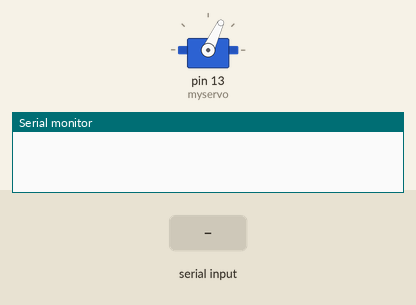
This sketch was run on a simulated Arduino Uno, built with avr-gcc and run on an emulated ATmega328P. Parts: servo, the last lines printed to the serial monitor. The inputs (shaded band) are chosen by the test bench.

Above: at 1.2 s.
1.3 s: "c90\n" received over Serial
At 1.45 s:
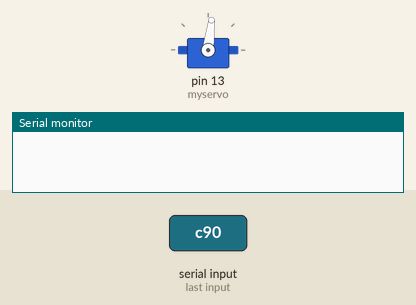
3.1 s: "v90\n" received over Serial
At 4.9 s:
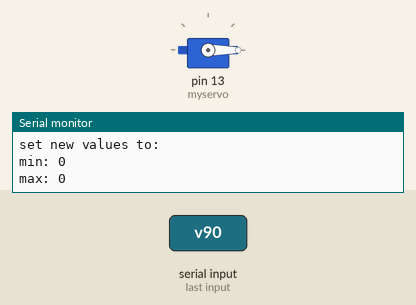
5.6 s: "v,45\n" received over Serial
At 7.3 s:
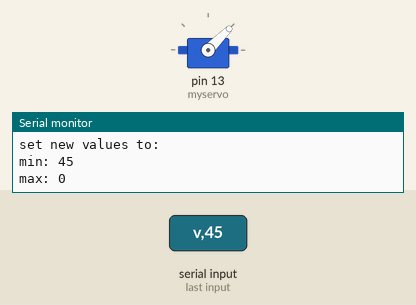
Timing chart, 0 to 8.8 s (numbered marks = the images above; inputs shaded):
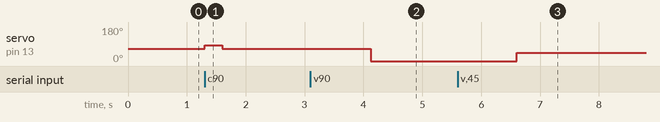

Measured:
- after the input at 1.3 s, servo on pin 13 (myservo): 65° → 83° at once, → 65° 0.30 s later
- after the input at 3.1 s, servo on pin 13 (myservo): 65° → 0° after 1.0 s
- after the input at 5.6 s, servo on pin 13 (myservo): 0° → 45° after 1.0 s

The sketch:

buttonPresser.ino
```cpp
#include <Servo.h>

Servo myservo;  // create servo object to control a servo

// range in which servo moves
int sMin = 65;
int sMax = 83;

void setup()
{
  myservo.attach(13);
  myservo.write(sMin);
  Serial.begin(9600);
}

void doSwitch() {
  myservo.write(sMax);
  delay(300);
  myservo.write(sMin);
  Serial.println("switched");
}

int readNumber() {
  return Serial.parseInt();
}

void showVals() {
  Serial.print("min: ");
  Serial.println(sMin);
  Serial.print("max: ");
  Serial.println(sMax);
}

void waitForCommand() {
  while (true) {
   while (Serial.available() == 0) {
     delay(20);
   }
   int read = Serial.read();
   if (read=='c') {
     return;
   }
   else if (read == 'v') {
     Serial.read(); // read space;
     while (Serial.available() == 0) { delay(20); }
     sMin = readNumber();
     sMax = readNumber();
     Serial.println("set new values to:");
     showVals();
     myservo.write(sMin);
     delay(100);
   }
   else if (read == 'h') {
     Serial.println("send a 'c' to trigger a press");
     Serial.println("send v [minVal] [maxVal] to change range");
     Serial.println(" eg: v 50 60");
     Serial.println("current range:");
     showVals();
   }
  }
}

void loop()
{
  waitForCommand();
  doSwitch();
}
```
